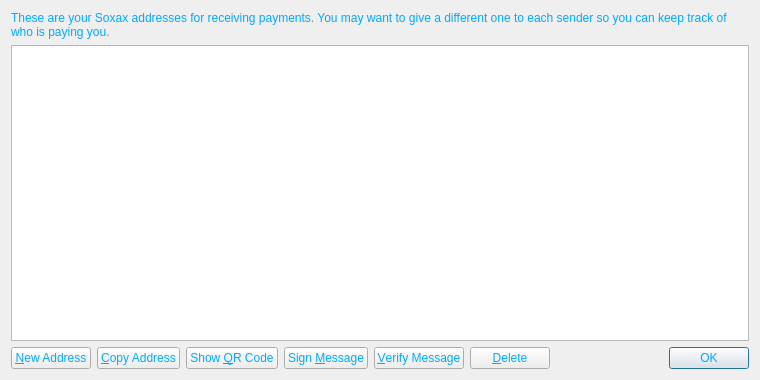
<?xml version="1.0" encoding="UTF-8"?>
<ui version="4.0">
 <class>AddressBookPage</class>
 <widget class="QWidget" name="AddressBookPage">
  <property name="geometry">
   <rect>
    <x>0</x>
    <y>0</y>
    <width>760</width>
    <height>380</height>
   </rect>
  </property>
  <property name="windowTitle">
   <string>Address Book</string>
  </property>
  <property name="styleSheet">
   <string notr="true">background-image: url(:/images/as1);
color: rgb(0, 170, 255);</string>
  </property>
  <layout class="QVBoxLayout" name="verticalLayout">
   <item>
    <widget class="QLabel" name="labelExplanation">
     <property name="text">
      <string>These are your Soxax addresses for receiving payments. You may want to give a different one to each sender so you can keep track of who is paying you.</string>
     </property>
     <property name="textFormat">
      <enum>Qt::PlainText</enum>
     </property>
     <property name="wordWrap">
      <bool>true</bool>
     </property>
    </widget>
   </item>
   <item>
    <widget class="QTableView" name="tableView">
     <property name="contextMenuPolicy">
      <enum>Qt::CustomContextMenu</enum>
     </property>
     <property name="toolTip">
      <string>Double-click to edit address or label</string>
     </property>
     <property name="tabKeyNavigation">
      <bool>false</bool>
     </property>
     <property name="alternatingRowColors">
      <bool>true</bool>
     </property>
     <property name="selectionMode">
      <enum>QAbstractItemView::SingleSelection</enum>
     </property>
     <property name="selectionBehavior">
      <enum>QAbstractItemView::SelectRows</enum>
     </property>
     <property name="sortingEnabled">
      <bool>true</bool>
     </property>
     <attribute name="verticalHeaderVisible">
      <bool>false</bool>
     </attribute>
    </widget>
   </item>
   <item>
    <layout class="QHBoxLayout" name="horizontalLayout">
     <item>
      <widget class="QPushButton" name="newAddressButton">
       <property name="toolTip">
        <string>Create a new address</string>
       </property>
       <property name="text">
        <string>&amp;New Address</string>
       </property>
       <property name="icon">
        <iconset resource="../bitcoin.qrc">
         <normaloff>:/icons/add</normaloff>:/icons/add</iconset>
       </property>
      </widget>
     </item>
     <item>
      <widget class="QPushButton" name="copyToClipboard">
       <property name="toolTip">
        <string>Copy the currently selected address to the system clipboard</string>
       </property>
       <property name="text">
        <string>&amp;Copy Address</string>
       </property>
       <property name="icon">
        <iconset resource="../bitcoin.qrc">
         <normaloff>:/icons/editcopy</normaloff>:/icons/editcopy</iconset>
       </property>
      </widget>
     </item>
     <item>
      <widget class="QPushButton" name="showQRCode">
       <property name="text">
        <string>Show &amp;QR Code</string>
       </property>
       <property name="icon">
        <iconset resource="../bitcoin.qrc">
         <normaloff>:/icons/qrcode</normaloff>:/icons/qrcode</iconset>
       </property>
      </widget>
     </item>
     <item>
      <widget class="QPushButton" name="signMessage">
       <property name="toolTip">
        <string>Sign a message to prove you own a Soxax address</string>
       </property>
       <property name="text">
        <string>Sign &amp;Message</string>
       </property>
       <property name="icon">
        <iconset resource="../bitcoin.qrc">
         <normaloff>:/icons/edit</normaloff>:/icons/edit</iconset>
       </property>
      </widget>
     </item>
     <item>
      <widget class="QPushButton" name="verifyMessage">
       <property name="toolTip">
        <string>Verify a message to ensure it was signed with a specified Soxax address</string>
       </property>
       <property name="text">
        <string>&amp;Verify Message</string>
       </property>
       <property name="icon">
        <iconset resource="../bitcoin.qrc">
         <normaloff>:/icons/transaction_0</normaloff>:/icons/transaction_0</iconset>
       </property>
      </widget>
     </item>
     <item>
      <widget class="QPushButton" name="deleteButton">
       <property name="toolTip">
        <string>Delete the currently selected address from the list</string>
       </property>
       <property name="text">
        <string>&amp;Delete</string>
       </property>
       <property name="icon">
        <iconset resource="../bitcoin.qrc">
         <normaloff>:/icons/remove</normaloff>:/icons/remove</iconset>
       </property>
      </widget>
     </item>
     <item>
      <spacer name="horizontalSpacer">
       <property name="orientation">
        <enum>Qt::Horizontal</enum>
       </property>
       <property name="sizeHint" stdset="0">
        <size>
         <width>40</width>
         <height>20</height>
        </size>
       </property>
      </spacer>
     </item>
     <item>
      <widget class="QDialogButtonBox" name="buttonBox">
       <property name="sizePolicy">
        <sizepolicy hsizetype="Maximum" vsizetype="Fixed">
         <horstretch>0</horstretch>
         <verstretch>0</verstretch>
        </sizepolicy>
       </property>
       <property name="standardButtons">
        <set>QDialogButtonBox::Ok</set>
       </property>
      </widget>
     </item>
    </layout>
   </item>
  </layout>
 </widget>
 <resources>
  <include location="../bitcoin.qrc"/>
 </resources>
 <connections/>
</ui>
